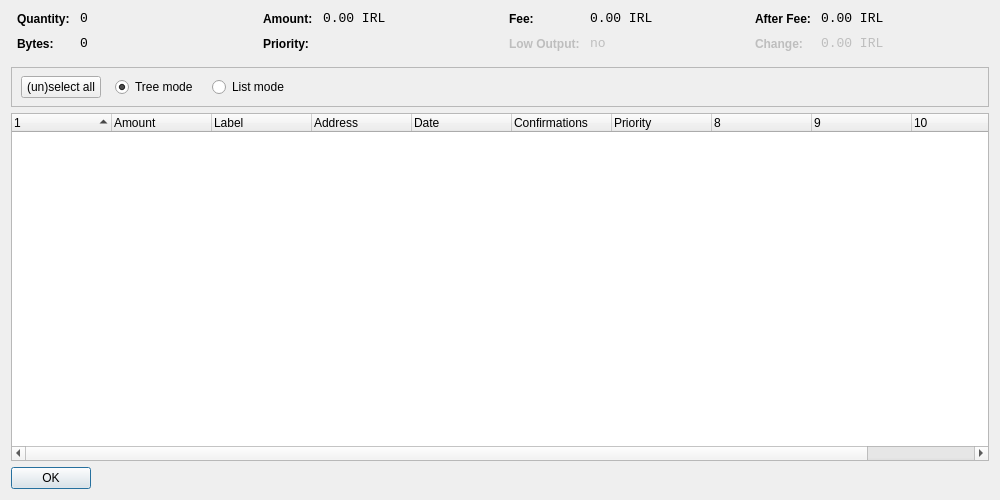
<?xml version="1.0" encoding="UTF-8"?>
<ui version="4.0">
 <class>CoinControlDialog</class>
 <widget class="QDialog" name="CoinControlDialog">
  <property name="geometry">
   <rect>
    <x>0</x>
    <y>0</y>
    <width>1000</width>
    <height>500</height>
   </rect>
  </property>
  <property name="windowTitle">
   <string>Coin Control</string>
  </property>
  <layout class="QVBoxLayout" name="verticalLayout">
   <item>
    <layout class="QHBoxLayout" name="horizontalLayoutTop" stretch="0,0,0,0">
     <property name="topMargin">
      <number>0</number>
     </property>
     <property name="bottomMargin">
      <number>10</number>
     </property>
     <item>
      <layout class="QFormLayout" name="formLayoutCoinControl1">
       <property name="horizontalSpacing">
        <number>10</number>
       </property>
       <property name="verticalSpacing">
        <number>10</number>
       </property>
       <property name="leftMargin">
        <number>6</number>
       </property>
       <property name="rightMargin">
        <number>6</number>
       </property>
       <item row="0" column="0">
        <widget class="QLabel" name="labelCoinControlQuantityText">
         <property name="styleSheet">
          <string notr="true">font-weight:bold;</string>
         </property>
         <property name="text">
          <string>Quantity:</string>
         </property>
        </widget>
       </item>
       <item row="0" column="1">
        <widget class="QLabel" name="labelCoinControlQuantity">
         <property name="font">
          <font>
           <family>Monospace</family>
           <pointsize>10</pointsize>
          </font>
         </property>
         <property name="cursor">
          <cursorShape>IBeamCursor</cursorShape>
         </property>
         <property name="contextMenuPolicy">
          <enum>Qt::ActionsContextMenu</enum>
         </property>
         <property name="text">
          <string>0</string>
         </property>
         <property name="textInteractionFlags">
          <set>Qt::LinksAccessibleByMouse|Qt::TextSelectableByKeyboard|Qt::TextSelectableByMouse</set>
         </property>
        </widget>
       </item>
       <item row="1" column="0">
        <widget class="QLabel" name="labelCoinControlBytesText">
         <property name="styleSheet">
          <string notr="true">font-weight:bold;</string>
         </property>
         <property name="text">
          <string>Bytes:</string>
         </property>
        </widget>
       </item>
       <item row="1" column="1">
        <widget class="QLabel" name="labelCoinControlBytes">
         <property name="font">
          <font>
           <family>Monospace</family>
           <pointsize>10</pointsize>
          </font>
         </property>
         <property name="cursor">
          <cursorShape>IBeamCursor</cursorShape>
         </property>
         <property name="contextMenuPolicy">
          <enum>Qt::ActionsContextMenu</enum>
         </property>
         <property name="text">
          <string>0</string>
         </property>
         <property name="textInteractionFlags">
          <set>Qt::LinksAccessibleByMouse|Qt::TextSelectableByKeyboard|Qt::TextSelectableByMouse</set>
         </property>
        </widget>
       </item>
      </layout>
     </item>
     <item>
      <layout class="QFormLayout" name="formLayoutCoinControl2">
       <property name="horizontalSpacing">
        <number>10</number>
       </property>
       <property name="verticalSpacing">
        <number>10</number>
       </property>
       <property name="leftMargin">
        <number>6</number>
       </property>
       <property name="rightMargin">
        <number>6</number>
       </property>
       <item row="0" column="0">
        <widget class="QLabel" name="labelCoinControlAmountText">
         <property name="styleSheet">
          <string notr="true">font-weight:bold;</string>
         </property>
         <property name="text">
          <string>Amount:</string>
         </property>
        </widget>
       </item>
       <item row="0" column="1">
        <widget class="QLabel" name="labelCoinControlAmount">
         <property name="font">
          <font>
           <family>Monospace</family>
           <pointsize>10</pointsize>
          </font>
         </property>
         <property name="cursor">
          <cursorShape>IBeamCursor</cursorShape>
         </property>
         <property name="contextMenuPolicy">
          <enum>Qt::ActionsContextMenu</enum>
         </property>
         <property name="text">
          <string>0.00 IRL</string>
         </property>
         <property name="textInteractionFlags">
          <set>Qt::LinksAccessibleByMouse|Qt::TextSelectableByKeyboard|Qt::TextSelectableByMouse</set>
         </property>
        </widget>
       </item>
       <item row="1" column="0">
        <widget class="QLabel" name="labelCoinControlPriorityText">
         <property name="styleSheet">
          <string notr="true">font-weight:bold;</string>
         </property>
         <property name="text">
          <string>Priority:</string>
         </property>
        </widget>
       </item>
       <item row="1" column="1">
        <widget class="QLabel" name="labelCoinControlPriority">
         <property name="font">
          <font>
           <family>Monospace</family>
           <pointsize>10</pointsize>
          </font>
         </property>
         <property name="cursor">
          <cursorShape>IBeamCursor</cursorShape>
         </property>
         <property name="contextMenuPolicy">
          <enum>Qt::ActionsContextMenu</enum>
         </property>
         <property name="text">
          <string/>
         </property>
         <property name="textInteractionFlags">
          <set>Qt::LinksAccessibleByMouse|Qt::TextSelectableByKeyboard|Qt::TextSelectableByMouse</set>
         </property>
        </widget>
       </item>
      </layout>
     </item>
     <item>
      <layout class="QFormLayout" name="formLayoutCoinControl3">
       <property name="horizontalSpacing">
        <number>10</number>
       </property>
       <property name="verticalSpacing">
        <number>10</number>
       </property>
       <property name="leftMargin">
        <number>6</number>
       </property>
       <property name="rightMargin">
        <number>6</number>
       </property>
       <item row="0" column="0">
        <widget class="QLabel" name="labelCoinControlFeeText">
         <property name="styleSheet">
          <string notr="true">font-weight:bold;</string>
         </property>
         <property name="text">
          <string>Fee:</string>
         </property>
        </widget>
       </item>
       <item row="0" column="1">
        <widget class="QLabel" name="labelCoinControlFee">
         <property name="font">
          <font>
           <family>Monospace</family>
           <pointsize>10</pointsize>
          </font>
         </property>
         <property name="cursor">
          <cursorShape>IBeamCursor</cursorShape>
         </property>
         <property name="contextMenuPolicy">
          <enum>Qt::ActionsContextMenu</enum>
         </property>
         <property name="text">
          <string>0.00 IRL</string>
         </property>
         <property name="textInteractionFlags">
          <set>Qt::LinksAccessibleByMouse|Qt::TextSelectableByKeyboard|Qt::TextSelectableByMouse</set>
         </property>
        </widget>
       </item>
       <item row="1" column="0">
        <widget class="QLabel" name="labelCoinControlLowOutputText">
         <property name="enabled">
          <bool>false</bool>
         </property>
         <property name="styleSheet">
          <string notr="true">font-weight:bold;</string>
         </property>
         <property name="text">
          <string>Low Output:</string>
         </property>
        </widget>
       </item>
       <item row="1" column="1">
        <widget class="QLabel" name="labelCoinControlLowOutput">
         <property name="enabled">
          <bool>false</bool>
         </property>
         <property name="font">
          <font>
           <family>Monospace</family>
           <pointsize>10</pointsize>
          </font>
         </property>
         <property name="cursor">
          <cursorShape>IBeamCursor</cursorShape>
         </property>
         <property name="contextMenuPolicy">
          <enum>Qt::ActionsContextMenu</enum>
         </property>
         <property name="text">
          <string>no</string>
         </property>
         <property name="textInteractionFlags">
          <set>Qt::LinksAccessibleByMouse|Qt::TextSelectableByKeyboard|Qt::TextSelectableByMouse</set>
         </property>
        </widget>
       </item>
      </layout>
     </item>
     <item>
      <layout class="QFormLayout" name="formLayoutCoinControl4">
       <property name="horizontalSpacing">
        <number>10</number>
       </property>
       <property name="verticalSpacing">
        <number>10</number>
       </property>
       <property name="leftMargin">
        <number>6</number>
       </property>
       <property name="rightMargin">
        <number>6</number>
       </property>
       <item row="0" column="0">
        <widget class="QLabel" name="labelCoinControlAfterFeeText">
         <property name="styleSheet">
          <string notr="true">font-weight:bold;</string>
         </property>
         <property name="text">
          <string>After Fee:</string>
         </property>
        </widget>
       </item>
       <item row="0" column="1">
        <widget class="QLabel" name="labelCoinControlAfterFee">
         <property name="font">
          <font>
           <family>Monospace</family>
           <pointsize>10</pointsize>
          </font>
         </property>
         <property name="cursor">
          <cursorShape>IBeamCursor</cursorShape>
         </property>
         <property name="contextMenuPolicy">
          <enum>Qt::ActionsContextMenu</enum>
         </property>
         <property name="text">
          <string>0.00 IRL</string>
         </property>
         <property name="textInteractionFlags">
          <set>Qt::LinksAccessibleByMouse|Qt::TextSelectableByKeyboard|Qt::TextSelectableByMouse</set>
         </property>
        </widget>
       </item>
       <item row="1" column="0">
        <widget class="QLabel" name="labelCoinControlChangeText">
         <property name="enabled">
          <bool>false</bool>
         </property>
         <property name="styleSheet">
          <string notr="true">font-weight:bold;</string>
         </property>
         <property name="text">
          <string>Change:</string>
         </property>
        </widget>
       </item>
       <item row="1" column="1">
        <widget class="QLabel" name="labelCoinControlChange">
         <property name="enabled">
          <bool>false</bool>
         </property>
         <property name="font">
          <font>
           <family>Monospace</family>
           <pointsize>10</pointsize>
          </font>
         </property>
         <property name="cursor">
          <cursorShape>IBeamCursor</cursorShape>
         </property>
         <property name="contextMenuPolicy">
          <enum>Qt::ActionsContextMenu</enum>
         </property>
         <property name="text">
          <string>0.00 IRL</string>
         </property>
         <property name="textInteractionFlags">
          <set>Qt::LinksAccessibleByMouse|Qt::TextSelectableByKeyboard|Qt::TextSelectableByMouse</set>
         </property>
        </widget>
       </item>
      </layout>
     </item>
    </layout>
   </item>
   <item>
    <widget class="QFrame" name="frame">
     <property name="minimumSize">
      <size>
       <width>0</width>
       <height>40</height>
      </size>
     </property>
     <property name="frameShape">
      <enum>QFrame::StyledPanel</enum>
     </property>
     <property name="frameShadow">
      <enum>QFrame::Sunken</enum>
     </property>
     <widget class="QWidget" name="horizontalLayoutWidget">
      <property name="geometry">
       <rect>
        <x>10</x>
        <y>0</y>
        <width>781</width>
        <height>41</height>
       </rect>
      </property>
      <layout class="QHBoxLayout" name="horizontalLayoutPanel" stretch="0,0,0,0,0">
       <property name="spacing">
        <number>14</number>
       </property>
       <item>
        <widget class="QPushButton" name="pushButtonSelectAll">
         <property name="sizePolicy">
          <sizepolicy hsizetype="Maximum" vsizetype="Fixed">
           <horstretch>0</horstretch>
           <verstretch>0</verstretch>
          </sizepolicy>
         </property>
         <property name="text">
          <string>(un)select all</string>
         </property>
        </widget>
       </item>
       <item>
        <widget class="QRadioButton" name="radioTreeMode">
         <property name="sizePolicy">
          <sizepolicy hsizetype="Maximum" vsizetype="Fixed">
           <horstretch>0</horstretch>
           <verstretch>0</verstretch>
          </sizepolicy>
         </property>
         <property name="text">
          <string>Tree mode</string>
         </property>
         <property name="checked">
          <bool>true</bool>
         </property>
        </widget>
       </item>
       <item>
        <widget class="QRadioButton" name="radioListMode">
         <property name="sizePolicy">
          <sizepolicy hsizetype="Maximum" vsizetype="Fixed">
           <horstretch>0</horstretch>
           <verstretch>0</verstretch>
          </sizepolicy>
         </property>
         <property name="text">
          <string>List mode</string>
         </property>
        </widget>
       </item>
       <item>
        <spacer name="horizontalSpacer">
         <property name="orientation">
          <enum>Qt::Horizontal</enum>
         </property>
         <property name="sizeHint" stdset="0">
          <size>
           <width>40</width>
           <height>20</height>
          </size>
         </property>
        </spacer>
       </item>
      </layout>
     </widget>
    </widget>
   </item>
   <item>
    <widget class="CoinControlTreeWidget" name="treeWidget">
     <property name="contextMenuPolicy">
      <enum>Qt::CustomContextMenu</enum>
     </property>
     <property name="sortingEnabled">
      <bool>false</bool>
     </property>
     <property name="columnCount">
      <number>11</number>
     </property>
     <attribute name="headerShowSortIndicator" stdset="0">
      <bool>true</bool>
     </attribute>
     <attribute name="headerStretchLastSection">
      <bool>false</bool>
     </attribute>
     <column>
      <property name="text">
       <string/>
      </property>
     </column>
     <column>
      <property name="text">
       <string>Amount</string>
      </property>
     </column>
     <column>
      <property name="text">
       <string>Label</string>
      </property>
     </column>
     <column>
      <property name="text">
       <string>Address</string>
      </property>
     </column>
     <column>
      <property name="text">
       <string>Date</string>
      </property>
     </column>
     <column>
      <property name="text">
       <string>Confirmations</string>
      </property>
      <property name="toolTip">
       <string>Confirmed</string>
      </property>
     </column>
     <column>
      <property name="text">
       <string>Priority</string>
      </property>
     </column>
     <column>
      <property name="text">
       <string/>
      </property>
     </column>
     <column>
      <property name="text">
       <string/>
      </property>
     </column>
     <column>
      <property name="text">
       <string/>
      </property>
     </column>
     <column>
      <property name="text">
       <string/>
      </property>
     </column>
    </widget>
   </item>
   <item>
    <widget class="QDialogButtonBox" name="buttonBox">
     <property name="sizePolicy">
      <sizepolicy hsizetype="Maximum" vsizetype="Fixed">
       <horstretch>0</horstretch>
       <verstretch>0</verstretch>
      </sizepolicy>
     </property>
     <property name="orientation">
      <enum>Qt::Horizontal</enum>
     </property>
     <property name="standardButtons">
      <set>QDialogButtonBox::Ok</set>
     </property>
    </widget>
   </item>
  </layout>
 </widget>
 <customwidgets>
  <customwidget>
   <class>CoinControlTreeWidget</class>
   <extends>QTreeWidget</extends>
   <header>coincontroltreewidget.h</header>
  </customwidget>
 </customwidgets>
 <resources/>
 <connections/>
</ui>
